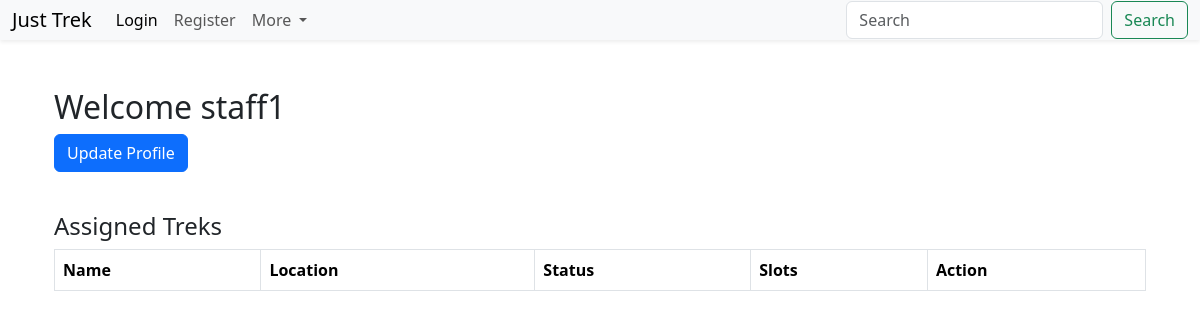
The app's page /staff/dashboard (signed in), older data.
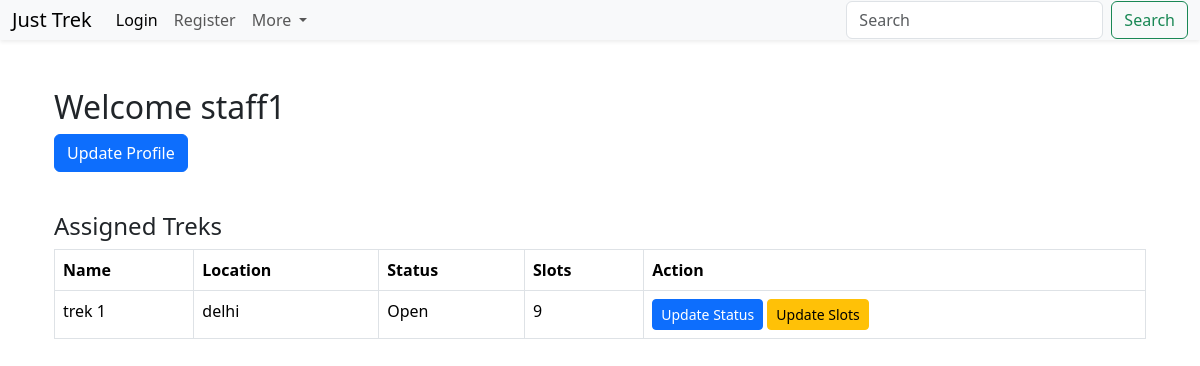
The same page, newer data.
### models.py (models this page shows)
class Trek(db.Model):
    __tablename__ = "treks"
    id = db.Column(db.Integer, primary_key=True)
    name = db.Column(db.String(100), nullable=False)
    location = db.Column(db.String(100), nullable=False)
    difficulty = db.Column(db.String(50), nullable=False)
    duration = db.Column(db.String(50), nullable=False)
    price = db.Column(db.Float, nullable=False)
    available_slots = db.Column(db.Integer, nullable=False)
    status = db.Column(db.String(20), nullable=False, default="open")
    assigned_staff_id = db.Column(db.Integer, db.ForeignKey("users.id"), nullable=True)
    bookings = db.relationship("Booking", backref="trek", lazy=True)

### routes.py (the view)
@main.route("/staff/dashboard")
def staff_dashboard():
    if session.get("role") != "staff":
        flash("Access Denied!")
        return redirect(url_for("main.login"))
    user_id = session.get("user_id")
    treks = Trek.query.filter_by(assigned_staff_id=user_id).all()
    return render_template(
        "staff/dashboard.html",
        staff=User.query.get(session["user_id"]),
        treks=treks
    )

### templates/staff/dashboard.html (shortened to what this page needs)
{% extends "base.html" %}
{% block content %}
<div class="container mt-5">
<h2>
Welcome {{ staff.name }}
</h2>
<a href="{{ url_for('main.staff_profile') }}"
       class="btn btn-primary mb-3">
        Update Profile
</a>
<h4 class="mt-4">
Assigned Treks
</h4>
<table class="table table-bordered">
<thead>
<tr>
<th>Name</th>
<th>Location</th>
<th>Status</th>
<th>Slots</th>
<th>Action</th>
</tr>
</thead>
<tbody>
{% for trek in treks %}
<tr>
<td>{{ trek.name }}</td>
<td>{{ trek.location }}</td>
<td>{{ trek.status }}</td>
<td>{{ trek.available_slots }}</td>
<td>
    <a href="{{ url_for('main.update_trek_status', trek_id=trek.id) }}"
       class="btn btn-primary btn-sm">
        Update Status
    </a>
    <a href="{{ url_for('main.update_slots', trek_id=trek.id) }}"
        class="btn btn-warning btn-sm">
        Update Slots
</a>
</td>
</tr>
{% endfor %}
</tbody>
</table>
</div>
{% endblock %}

Row changes from the older to the newer data that the page shows:
added Trek: name "trek 1", location "delhi", status "Open", available_slots "9"
